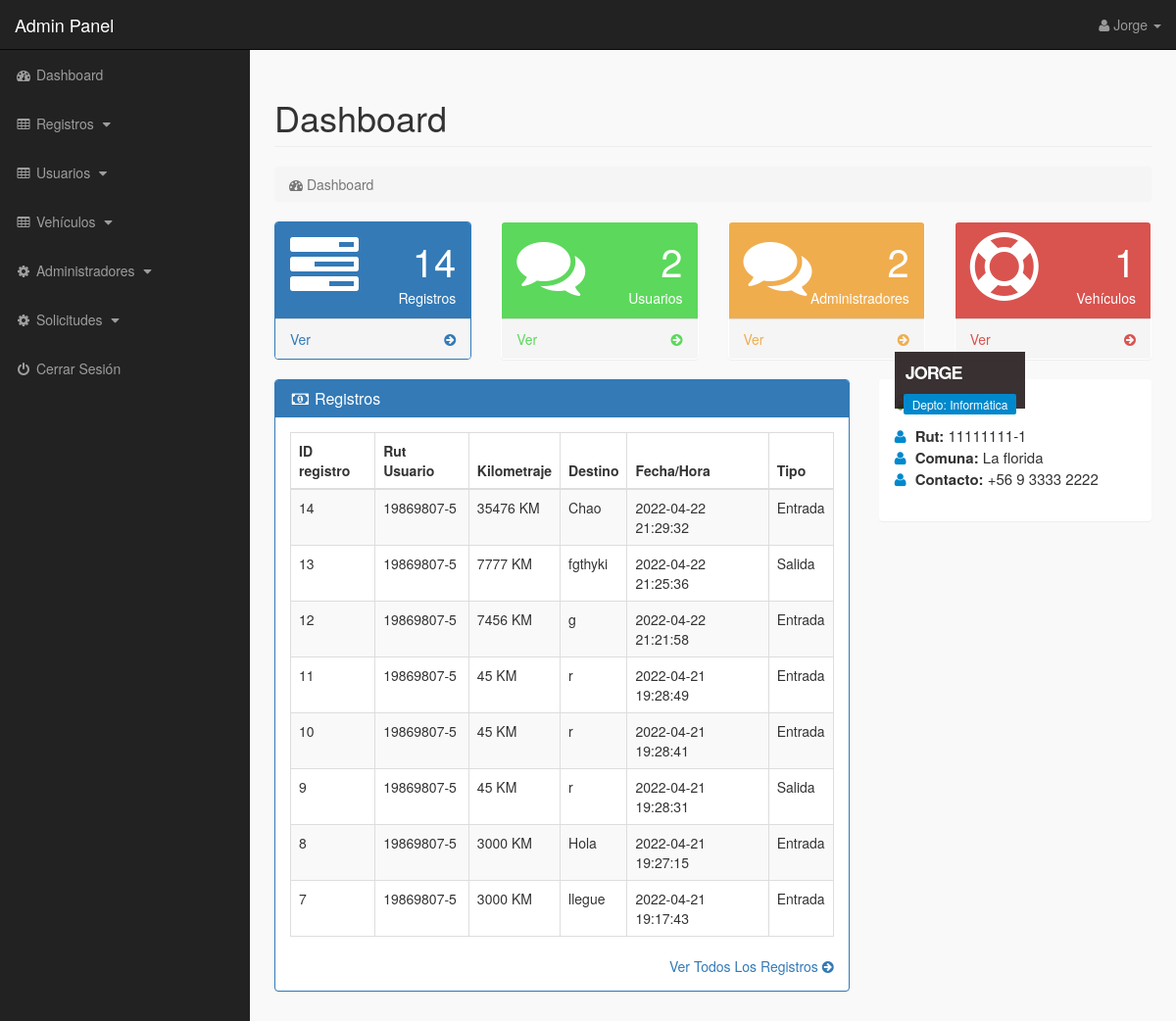
The app's page /admin/index.php?dashboard (signed in) with its own data.
### tables this page shows
CREATE TABLE `registros` (
  `id_reg` int(11) NOT NULL,
  `id_vehi` int(11) NOT NULL,
  `patente` varchar(10) NOT NULL,
  `fecha_reg` timestamp NOT NULL DEFAULT current_timestamp() ON UPDATE current_timestamp(),
  `kilometraje` text NOT NULL,
  `usu_rut` varchar(10) NOT NULL,
  `destino` text NOT NULL,
  `tipo_reg` varchar(15) NOT NULL,
  `foto_reg` text NOT NULL
);

### admin/dashboard.php (the view, shortened to what this page needs)
<?php
if(!isset($_SESSION['ad_rut'])){
echo "<script>window.open('../index.php','_self')</script>";
}
else {
?>
<div class="row">
<div class="col-lg-12">
<h1 class="page-header">Dashboard</h1>
<ol class="breadcrumb">
<li class="active">
<i class="fa fa-dashboard"></i> Dashboard
</li>
</ol>
</div>
</div>
<div class="row">
<div class="col-lg-3 col-md-6">
<div class="panel panel-primary">
<div class="panel-heading">
<div class="row">
<div class="col-xs-3">
<i class="fa fa-tasks fa-5x"> </i>
</div>
<div class="col-xs-9 text-right">
<div class="huge"> <?php echo $count_registros; ?> </div>
<div>Registros</div>
</div>
</div>
</div>
<a href="index.php?view_records">
<div class="panel-footer">
<span class="pull-left"> Ver  </span>
<span class="pull-right"> <i class="fa fa-arrow-circle-right"></i> </span>
<div class="clearfix"></div>
</div>
</a>
</div>
</div>
<div class="col-lg-3 col-md-6">
<div class="panel panel-green">
<div class="panel-heading">
<div class="row">
<div class="col-xs-3">
<i class="fa fa-comments fa-5x"> </i>
</div>
<div class="col-xs-9 text-right">
<div class="huge"> <?php echo $count_usuarios; ?> </div>
<div>Usuarios</div>
</div>
</div>
</div>
<a href="index.php?view_users">
<div class="panel-footer">
<span class="pull-left"> Ver </span>
<span class="pull-right"> <i class="fa fa-arrow-circle-right"></i> </span>
<div class="clearfix"></div>
</div>
</a>
</div>
</div>
<div class="col-lg-3 col-md-6">
<div class="panel panel-yellow">
<div class="panel-heading">
<div class="row">
<div class="col-xs-3">
<i class="fa fa-comments fa-5x"> </i>
</div>
<div class="col-xs-9 text-right">
<div class="huge"> <?php echo $count_admins; ?> </div>
<div>Administradores</div>
</div>
</div>
</div>
<a href="index.php?view_admins">
<div class="panel-footer">
<span class="pull-left"> Ver  </span>
<span class="pull-right"> <i class="fa fa-arrow-circle-right"></i> </span>
<div class="clearfix"></div>
</div>
</a>
</div>
</div>
<div class="col-lg-3 col-md-6">
<div class="panel panel-red">
<div class="panel-heading">
<div class="row">
<div class="col-xs-3">
<i class="fa fa-support fa-5x"> </i>
</div>
<div class="col-xs-9 text-right">
<div class="huge"> <?php echo $count_vehiculos; ?> </div>
<div>Vehículos</div>
</div>
</div>
</div>
<a href="index.php?view_cars">
<div class="panel-footer">
<span class="pull-left"> Ver </span>
<span class="pull-right"> <i class="fa fa-arrow-circle-right"></i> </span>
<div class="clearfix"></div>
</div>
</a>
</div>
</div>
</div>
<div class="row" >
<div class="col-lg-8" >
<div class="panel panel-primary" >
<div class="panel-heading" >
<h3 class="panel-title" >
<i class="fa fa-money fa-fw" ></i> Registros
</h3>
</div>
<div class="panel-body" >
<div class="table-responsive" >
<table class="table table-bordered table-hover table-striped" >
<thead>
<tr>
<th>ID registro</th>
<th>Rut Usuario</th>
<th>Kilometraje</th>
<th>Destino</th>
<th>Fecha/Hora</th>
<th>Tipo</th>
</tr>
</thead>
<tbody>
<?php
$get_reg = "select * from registros order by fecha_reg desc limit 0,8";
$run_reg = mysqli_query($con,$get_reg);
while($row_reg=mysqli_fetch_array($run_reg)){
$reg_id = $row_reg['id_reg'];
$reg_rut = $row_reg['usu_rut'];
$reg_kilometraje = $row_reg['kilometraje'];
$reg_destino = $row_reg['destino'];
$reg_fecha = $row_reg['fecha_reg'];
$reg_tipo = $row_reg['tipo_reg'];
?>
<tr>
<td><?php echo $reg_id; ?></td>
<td><?php echo $reg_rut; ?></td>
<td><?php echo $reg_kilometraje; ?> KM</td>
<td> <?php echo $reg_destino; ?> </td>
<td><?php echo $reg_fecha; ?></td>
<td><?php echo $reg_tipo; ?></td>
<?php } ?>
</tbody>
</table>
</div>
<div class="text-right" >
<a href="index.php?view_records" >
Ver Todos Los Registros <i class="fa fa-arrow-circle-right" ></i>
</a>
</div>
</div>
</div>
</div>
<div class="col-md-4">
<div class="panel">
<div class="panel-body">
<div class="thumb-info mb-md">
<div class="thumb-info-title">
<span class="thumb-info-inner"> <?php echo $ad_nombre; ?> </span>
<span class="thumb-info-type"> <?php echo  "Depto: ",$ad_depto; ?> </span>
</div>
</div>
<div class="mb-md">
<div class="widget-content-expanded">
<i class="fa fa-user"></i> <span>Rut: </span> <?php echo $ad_rut; ?>  <br>
<i class="fa fa-user"></i> <span>Comuna: </span> <?php echo $ad_comuna; ?>   <br>
<i class="fa fa-user"></i> <span>Contacto: </span> <?php echo $ad_contacto; ?>   <br>
</div>
</div>
</div>
</div>
</div>
</div>
<?php } ?>

### admin/index.php (shortened to what this page needs)
<?php
include("includes/db.php");
if(!isset($_SESSION['ad_rut'])){
echo "<script>window.open('../index.php','_self')</script>";
}
else {
?>
<?php
$admin_session = $_SESSION['ad_rut'];
$get_admin = "select * from admins where ad_rut='$admin_session'";
$run_admin = mysqli_query($con,$get_admin);
$row_admin = mysqli_fetch_array($run_admin);
$ad_nombre = $row_admin['ad_nombre'];
$ad_rut = $row_admin['ad_rut'];
$ad_contacto = $row_admin['ad_contacto'];
$ad_depto = $row_admin['ad_depto'];
$ad_comuna = $row_admin['ad_comuna'];
$get_registros = "select * from registros";
$run_registros = mysqli_query($con,$get_registros);
$count_registros = mysqli_num_rows($run_registros);
$get_vehiculos = "select * from vehiculos";
$run_vehiculos = mysqli_query($con,$get_vehiculos);
$count_vehiculos = mysqli_num_rows($run_vehiculos);
$get_usuarios = "select * from usuarios";
$run_usuarios = mysqli_query($con,$get_usuarios);
$count_usuarios = mysqli_num_rows($run_usuarios);
$get_admins = "select * from admins";
$run_admins = mysqli_query($con,$get_admins);
$count_admins = mysqli_num_rows($run_admins);
?>
<!DOCTYPE html>
<html>
<head>
<link href="css/bootstrap.min.css" rel="stylesheet">
<link href="css/style.css" rel="stylesheet">
<link href="font-awesome/css/font-awesome.min.css" rel="stylesheet" >
</head>
<body>
<div id="wrapper">
<?php include("includes/sidebar.php");  ?>
<div id="page-wrapper">
<div class="container-fluid">
<?php
if(isset($_GET['dashboard'])){
include("dashboard.php");
}
?>
</div>
</div>
</div>
</body>
</html>
<?php } ?>

### admin/includes/sidebar.php (shortened to what this page needs)
<?php
if(!isset($_SESSION['ad_rut'])){
echo "<script>window.open('login.php','_self')</script>";
}
else {
?>
<nav class="navbar navbar-inverse navbar-fixed-top" >
<div class="navbar-header" >
<a class="navbar-brand" href="index.php?dashboard" >Admin Panel</a>
</div>
<ul class="nav navbar-right top-nav" >
<li class="dropdown" >
<a href="#" class="dropdown-toggle" data-toggle="dropdown" >
<i class="fa fa-user" ></i>
<?php echo $ad_nombre; ?> <b class="caret" ></b>
</a>
</li>
</ul>
<div class="collapse navbar-collapse navbar-ex1-collapse">
<ul class="nav navbar-nav side-nav">
<li>
<a href="index.php?dashboard">
<i class="fa fa-fw fa-dashboard"></i> Dashboard
</a>
</li>
<li>
<a href="#" data-toggle="collapse" data-target="#registros">
<i class="fa fa-fw fa-table"></i> Registros
<i class="fa fa-fw fa-caret-down"></i>
</a>
</li>
<li>
<a href="#" data-toggle="collapse" data-target="#usuarios">
<i class="fa fa-fw fa-table"></i> Usuarios
<i class="fa fa-fw fa-caret-down"></i>
</a>
</li>
<li>
<a href="#" data-toggle="collapse" data-target="#vehiculo">
<i class="fa fa-fw fa-table"></i> Vehículos
<i class="fa fa-fw fa-caret-down"></i>
</a>
</li>
<li>
<a href="#" data-toggle="collapse" data-target="#admins">
<i class="fa fa-fw fa-gear"></i> Administradores
<i class="fa fa-fw fa-caret-down"></i>
</a>
</li>
<li>
<a href="#" data-toggle="collapse" data-target="#reserve">
<i class="fa fa-fw fa-gear"></i> Solicitudes
<i class="fa fa-fw fa-caret-down"></i>
</a>
</li>
<li>
<a href="logout.php">
<i class="fa fa-fw fa-power-off"></i> Cerrar Sesión
</a>
</li>
</ul>
</div>
</nav>
<?php } ?>

### admin/css/style.css (style rules this page uses)
body { margin-top:100px; }
@media (min-width: 768px) { body { margin-top:50px; } }
#wrapper { padding-left:0; }
#page-wrapper { width:100%; padding:0; background-color:#F9F9F9; }
@media (min-width: 768px) { #wrapper { padding-left:255px; } }
@media (min-width: 768px) { #page-wrapper { padding:10px; } }
.top-nav { padding:0 15px; }
.top-nav>li { display:inline-block; float:left; }
.top-nav>li>a { padding-top:15px; padding-bottom:15px; line-height:20px; color:#999; }
@media (min-width: 768px) { .side-nav { position:fixed; top:51px; width:255px; border-radius:0; overflow-y:auto; background-color: #222; bottom:0; overflow-x:hidden; padding-bottom:40px; } }
@media (min-width: 768px) { .side-nav>li>a { width:255px; } }
.huge { font-size:40px; line-height:normal; }
.panel-green > .panel-heading { color:#fff; background-color:#5cd85c; }
.panel-green > a { color:#5cd85c; }
.panel-red > .panel-heading { color:#fff; background-color:#d9534f; }
.panel-red > a { color:#d9534f; }
.panel-yellow > .panel-heading { color:#fff; background-color:#f0ad4e; }
.panel-yellow > a { color:#f0ad4e; }
.panel-body { border-radius:5px; }
.thumb-info { position: relative; }
.mb-md { margin-bottom: 15px !important; }
.thumb-info .thumb-info-title { background: rgba(36, 27, 28, 0.9); bottom:10%; color:#fff; font-size:18px; font-weight: 700; left: 0; letter-spacing: -1px; padding: 9px 11px 9px; position: absolute; text-transform: uppercase; z-index: 1; }
.thumb-info .thumb-info-inner { display:block; }
.thumb-info .thumb-info-type { background-color: #0088cc; border-radius: 2px; display: inline-block; float:left; font-size:12px; font-weight:400; letter-spacing:0; margin: 8px -2px -15px -2px; padding: 2px 9px; text-transform:none; }
.widget-content-expanded { font-size:15px; }
.widget-content-expanded span { font-weight:bold; }
.widget-content-expanded i { color:#0088cc; margin-right:5px; }

### records on screen
registros: id_reg "14", usu_rut "19869807-5", kilometraje "35476", destino "Chao", fecha_reg "2022-04-22 21:29:32", tipo_reg "Entrada"
registros: id_reg "13", usu_rut "19869807-5", kilometraje "7777", destino "fgthyki", fecha_reg "2022-04-22 21:25:36", tipo_reg "Salida"
registros: id_reg "12", usu_rut "19869807-5", kilometraje "7456", destino "g", fecha_reg "2022-04-22 21:21:58", tipo_reg "Entrada"
registros: id_reg "11", usu_rut "19869807-5", kilometraje "45", destino "r", fecha_reg "2022-04-21 19:28:49", tipo_reg "Entrada"
registros: id_reg "10", usu_rut "19869807-5", kilometraje "45", destino "r", fecha_reg "2022-04-21 19:28:41", tipo_reg "Entrada"
registros: id_reg "9", usu_rut "19869807-5", kilometraje "45", destino "r", fecha_reg "2022-04-21 19:28:31", tipo_reg "Salida"
registros: id_reg "8", usu_rut "19869807-5", kilometraje "3000", destino "Hola", fecha_reg "2022-04-21 19:27:15", tipo_reg "Entrada"
registros: id_reg "7", usu_rut "19869807-5", kilometraje "3000", destino "llegue", fecha_reg "2022-04-21 19:17:43", tipo_reg "Entrada"

### other values on screen
$ad_nombre "Jorge"
$count_registros "14"
$count_usuarios "2"
$count_admins "2"
$count_vehiculos "1"
$ad_nombre "JORGE"
$ad_depto "Informática"
$ad_rut "11111111-1"
$ad_comuna "La florida"
$ad_contacto "+56 9 3333 2222"
